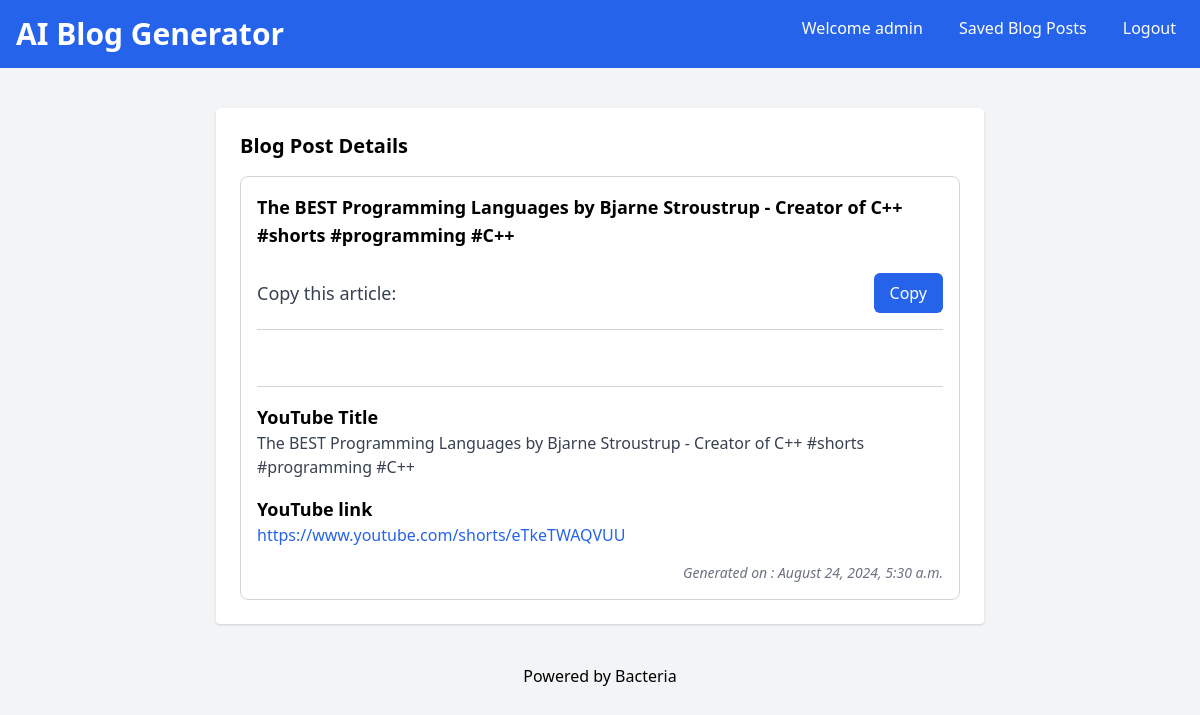
The page /blog-details/2/ (signed in) on the database its author committed.
### ai_blog_generator/models.py (models this page shows, shortened)
class BlogPost(models.Model):
    user = models.ForeignKey(User,on_delete=models.CASCADE)
    yt_title = models.CharField(max_length=300)
    yt_link = models.URLField()
    generated_content = models.TextField()
    formated_content = models.TextField()
    created_at = models.DateTimeField(auto_now_add=True)

### ai_blog_generator/views.py (the view)
# urls.py: path('blog-details/<str:pk>/',views.blog_details,name='blog-details'), # dynamic url
def blog_details(request,pk ):
    blog_article_detail = BlogPost.objects.get(id=pk)
    if request.user == blog_article_detail.user:
        return render(request,'blog-details.html',{'blog_article_detail':blog_article_detail})
    else:
        return redirect('/')

### templates/blog-details.html (shortened to what this page needs)
<!DOCTYPE html>
<html lang="en">
<head>
    <link href="https://cdn.jsdelivr.net/npm/tailwindcss@2.2.19/dist/tailwind.min.css" rel="stylesheet">
</head>
<body class="bg-gray-100 font-sans antialiased">
    <nav class="bg-blue-600 p-4 text-white flex justify-between">
        <div>
            <a href="/"><h1 class="text-3xl font-bold">AI Blog Generator</h1></a>
        </div>
        <div>
            <a class="text-white  mx-4">Welcome {{ user.username }}</a>
            <a href="{% url "blog-list" %}" class="text-white hover:underline mx-4">Saved Blog Posts</a>
            <a href="{% url "logout" %}" class="text-white hover:underline ml-4 mr-2">Logout</a>
        </div>
    </nav>
    <div class="container mx-auto mt-10 px-4 sm:px-0">
        <div class="max-w-3xl mx-auto bg-white rounded shadow p-6">
            <section>
                <h2 class="font-semibold text-xl mb-4">Blog Post Details</h2>
                <div class="border border-gray-300 p-4 rounded-lg">
                    <h3 class="text-lg font-semibold">{{blog_article_detail.yt_title}}</h3>
                    <br>
                    <div class="flex justify-between items-center mb-4">
                        <label for="copybtn" class="text-lg font-medium text-gray-700">Copy this article:</label>
                        <button id="copybtn" class="bg-blue-600 text-white px-4 py-2 rounded-md hover:bg-blue-700 transition-colors">Copy</button>
                    </div>
                    <hr class="my-4 border-gray-300">
                    <br>
                    <hr class="my-4 border-gray-300">
                    <h4 class="text-lg font-semibold">YouTube Title</h4>
                    <p class="text-gray-700">{{blog_article_detail.yt_title}}</p>
                    <h4 class="text-lg font-semibold mt-4">YouTube link</h4>
                    <a href="{{blog_article_detail.yt_link}}" class="text-blue-600 hover:underline">{{blog_article_detail.yt_link}}</a>
                    <h4 class="text-sm text-gray-500 mt-4 italic text-right">Generated on : {{ blog_article_detail.created_at|date:"F j, Y, g:i a" }}</h4>
                </div>
            </section>
        </div>
    </div>
    <footer class="text-center p-4 text-black mt-6">
        Powered by <a href="">Bacteria</a>
    </footer>
</body>
</html>

### rows shown on the page
BlogPost: yt_title "The BEST Programming Languages by Bjarne Stroustrup - Creator of C++ #shorts #programming #C++", yt_link "https://www.youtube.com/shorts/eTkeTWAQVUU", created_at "August 24, 2024, 5:30 a.m."

### other values the page prints
{{ user.username }} "admin"
